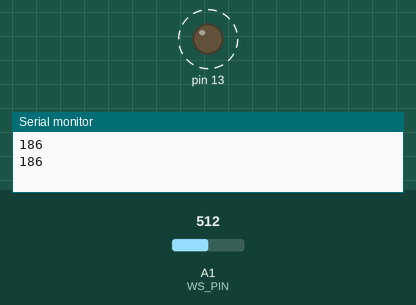
Recording of a sketch running on a simulated Arduino Uno, built with avr-gcc and run on an emulated ATmega328P. On the bench: output pins drawn as LEDs (lit = HIGH), the last lines printed to the serial monitor. Dashed ring = blinking. The inputs (shaded band) are chosen by the test bench; at power-on: A1 (WS_PIN) = 512.

Above: at 1.5 s.
1.6 s: A1 (WS_PIN) set to 691
5.1 s: A1 (WS_PIN) set to 712
At 6.0 s:
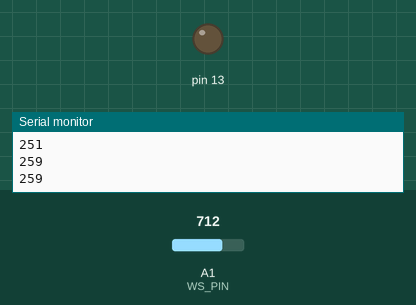
6.7 s: A1 (WS_PIN) set to 511
At 7.41 s:
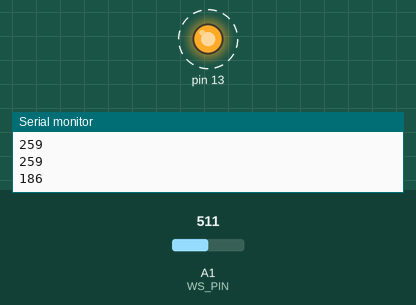
10.3 s: A1 (WS_PIN) set to 716
At 10.49 s:
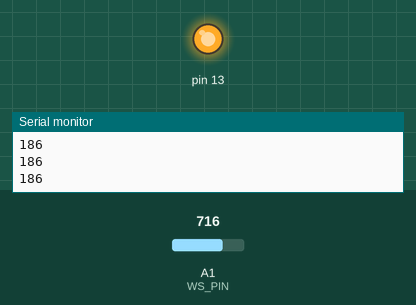
Timing chart, 0 to 12.8 s (numbered marks = the images above; inputs shaded):
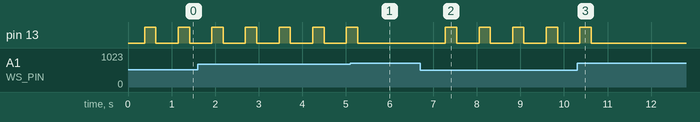

The sketch:

WaterSensor_SERVO.ino
```cpp
const uint8_t WS_PIN {A1};
const uint8_t SERVO {13U};

void setup() {
  // put your setup code here, to run once:
  Serial.begin(115200UL);
  pinMode(SERVO, OUTPUT);

}

void loop() {
  // put your main code here, to run repeatedly:
  uint16_t WS {analogRead(WS_PIN)};
  delay(250);

  uint16_t mapped_value {map(WS,0,700,0,255)};
  Serial.println(mapped_value);

  if(1 <= mapped_value && mapped_value <= 130){
    for(int i {0}; i < 255; i+=2){
      analogWrite(SERVO, i);
      delay(10UL);
    }
      for(int i {255}; i >=0 ; i-=2){
      analogWrite(SERVO, i);
      delay(10UL);
    }
      }
    else if(130 <= mapped_value && mapped_value <= 255){
      for(int i {0}; i < 255; i+=10){
        analogWrite(SERVO, i);
        delay(10UL);
      }
      for(int i {255}; i >= 0; i-=10){
        analogWrite(SERVO, i);
        delay(10UL);
      }
    }else{
      analogWrite(SERVO, LOW);
    }
}
```

Measured:
- the behaviour switches between 702 and 703 on A1 (WS_PIN) (found by bisection; images 0 and 1)
- after the input at 5.1 s, pin 13: goes on until 5.3 s, then stays LOW
- after the input at 6.7 s, pin 13: alternates HIGH for 0.26 s and LOW for 0.51 s, starting after 0.58 s
- after the input at 10.3 s, pin 13: goes on until 10.6 s, then stays LOW
- by itself, pin 13: alternates HIGH for 0.26 s and LOW for 0.51 s
